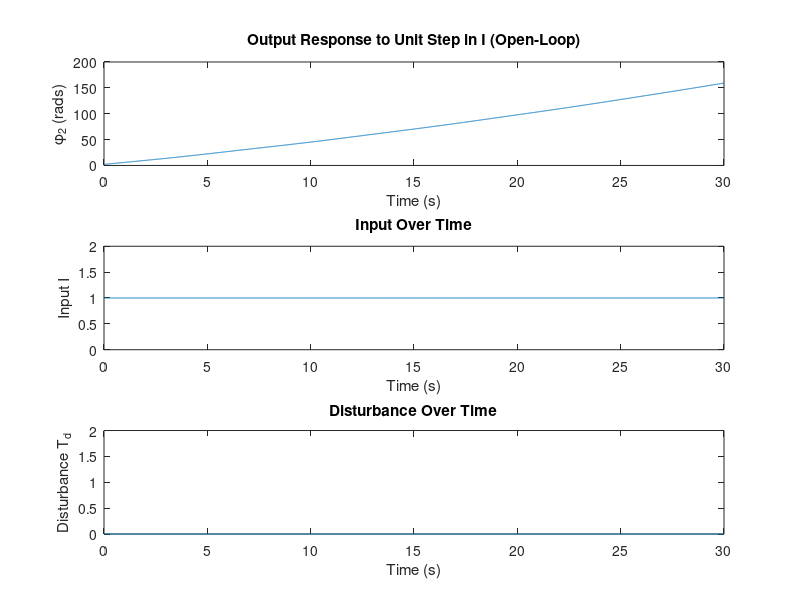
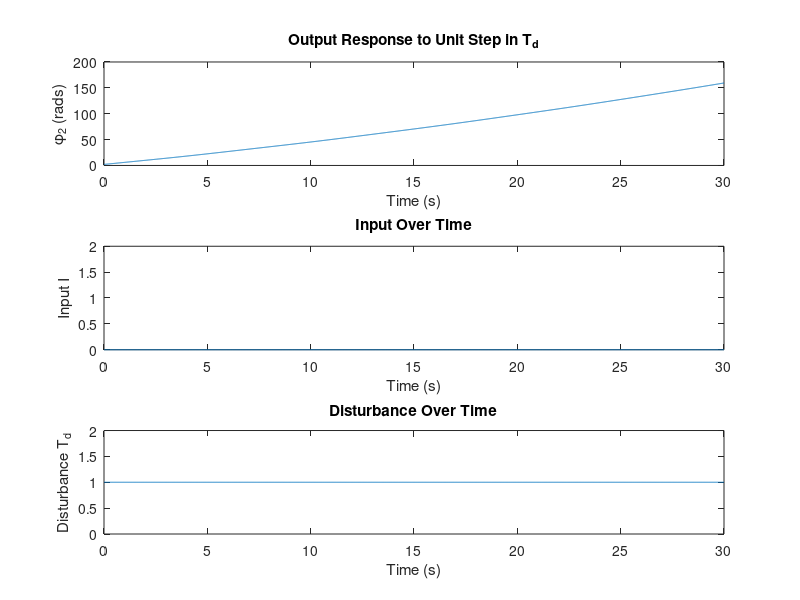

Write the MATLAB code that produced these figures, in order. (Note: this script raises an error after producing the figures.)
% Define constants
J1=10/9; J2=10; c=0.1; k=1; kI=1;
x0 = [1 2 3 4];                     % Initial States

%%%%%%%%%%%%%%%%%%%%%%%%%%%%%%%%%%%%%%%%%%%%%%%%%%%%%%%%%%%%%%%%%%%%%%%%%%%
% Question #1
% Determine state space representation
A = [0 0 1 0; 0 0 0 1; -k/J1 k/J1 -c/J1 c/J1; k/J2 -k/J2 c/J2 -c/J2];
B = [0; 0; kI/J1; 0];
C = [0 1 0 0];
D = [0];
F = [0; 0; 0; 1/J2];         % disturbance torque vector

A_2 = A;
B_2 = [B F];
C_2 = C;
D_2 = [D 0];

%%%%%%%%%%%%%%%%%%%%%%%%%%%%%%%%%%%%%%%%%%%%%%%%%%%%%%%%%%%%%%%%%%%%%%%%%%%
% Question #2
% Compute Open-Loop Eigenvalues

eigs = eig(A)

%%%%%%%%%%%%%%%%%%%%%%%%%%%%%%%%%%%%%%%%%%%%%%%%%%%%%%%%%%%%%%%%%%%%%%%%%%%
% Question #3
% Simulate the unit step changes in I and Td

t = [0:0.01:30];
input = ones(length(t), 1);

% define sys_fb_I as the ss with input I (Td = 0)
sys_I = ss(A, B, C, D);
response_I = lsim(sys_I, input, t, x0);

figure(1);
subplot(311)
plot(t, response_I)
xlabel('Time (s)')
ylabel('\phi_{2} (rads)')
title('Output Response to Unit Step in I (Open-Loop)')

subplot(312)
plot(t, input)
xlabel('Time (s)')
ylabel('Input I')
title('Input Over Time')
ylim([0 2])

subplot(313)
plot(t, zeros(length(t), 1))
xlabel('Time (s)')
ylabel('Disturbance T_d')
title('Disturbance Over Time')
ylim([0 2])

% define sys_fb_td as the ss with input Td (I = 0)
sys_td = ss(A, F, C, D);
response_td = lsim(sys_td, input, t, x0);

figure(2);
subplot(311)
plot(t, response_td)
xlabel('Time (s)')
ylabel('\phi_{2} (rads)')
title('Output Response to Unit Step in T_d')

subplot(312)
plot(t, zeros(length(t), 1))
xlabel('Time (s)')
ylabel('Input I')
title('Input Over Time')
ylim([0 2])

subplot(313)
plot(t, input)
xlabel('Time (s)')
ylabel('Disturbance T_d')
title('Disturbance Over Time')
ylim([0 2])


%%%%%%%%%%%%%%%%%%%%%%%%%%%%%%%%%%%%%%%%%%%%%%%%%%%%%%%%%%%%%%%%%%%%%%%%%%%
% Question #4
% Design state feedback controller gain K

% Check controllability of the open-loop system (can only arbitrarily
% choose eigenvalues of A-BK if system is controllable)
Sc = ctrb(A, B);
assert(length(A) == rank(Sc));

% Find gain vector K given the closed loop poles below
CCLP = [-1 -2 -1-1i -1+i];
K = acker(A, B, CCLP)

%%%%%%%%%%%%%%%%%%%%%%%%%%%%%%%%%%%%%%%%%%%%%%%%%%%%%%%%%%%%%%%%%%%%%%%%%%%
% Question #5: Compute Kr
Kr = (-1 / (C*inv(A-B*K)*B))

%%%%%%%%%%%%%%%%%%%%%%%%%%%%%%%%%%%%%%%%%%%%%%%%%%%%%%%%%%%%%%%%%%%%%%%%%%%
% Question #6
% Simulate closed loop response to unit step changes

A_fb = A-B*K;
B_fb = Kr.*B;
C_fb = C;
D_fb = D;

A_fb_td = A-B*K;
B_fb_td = [Kr.*B F];
C_fb_td = C;
D_fb_td = [D 0];

% Find settling time for setpoint
sys_fb = ss(A_fb, B_fb, C_fb, D_fb);
step_info = stepinfo(sys_fb);
settling_time = step_info.SettlingTime

% Ensure that the graph is large enough to see settling time and then some
t_stop = round(10 * settling_time)
delta_t = 0.01;
t = 0:delta_t:t_stop;

% Step function for setpoint from time = 0
step_setpoint = ones(length(t), 1);

% Step function for Td after steady-state. Start by ensuring we are in the
% steady state before incorporating Td
step_td_start_index = 5 * round(settling_time / delta_t)

% Vector of 0s until well after settling time (then becomes 1 to
% incorporate Td
step_td = [zeros(step_td_start_index, 1) ; ones(length(t) - step_td_start_index, 1)];

% 2 columned matrix for the input (1st column is setpoint input; 2nd column
% is Td input)
input = [step_setpoint step_td];

sys_cl = ss(A_fb_td, B_fb_td, C_fb_td, D_fb_td);    % construct a system model
response_cl = lsim(sys_cl, input, t, x0);

figure(3);
subplot(311)
plot(t, response_cl)
xlabel('Time (s)')
ylabel('\phi_{2} (rads')
title('Output Response to Unit Step in I and T_d (With Feedback)')

subplot(312)
plot(t, input(:,1))
xlabel('Time (s)')
ylabel('Input I')
title('Input Over Time')
ylim([0 2])

subplot(313)
plot(t, input(:,2))
xlabel('Time (s)')
ylabel('Disturbance T_d')
title('Disturbance Over Time')
ylim([0 2])

%%%%%%%%%%%%%%%%%%%%%%%%%%%%%%%%%%%%%%%%%%%%%%%%%%%%%%%%%%%%%%%%%%%%%%%%%%%
% Question #7
% Design observer

% Can only arbitrarily choose observer poles if system is observable
So = obsv(A, C)
assert(length(A) == rank(So));

% Find gain vector L given the closed loop poles below
OCLP = [-4 -2 -2-2i -2+2i];
L = acker(A', C', OCLP)'

%%%%%%%%%%%%%%%%%%%%%%%%%%%%%%%%%%%%%%%%%%%%%%%%%%%%%%%%%%%%%%%%%%%%%%%%%%%
% Question #8
% Simulate open-loop system

t = [0:0.01:30];
input = ones(length(t), 1);

% define sys_obs_I as the open-loop sustem with input I (Td = 0)
sys_obs_I = ss(A-L*C, B, C, D);      
response_obs_I = lsim(sys_obs_I, input, t, x0);

figure(4);
subplot(311)
plot(t, response_obs_I)
xlabel('Time (s)')
ylabel('\phi_{2} (rads')
title('Output Response to Unit Step in I (Observer)')

subplot(312)
plot(t, input)
xlabel('Time (s)')
ylabel('Input I')
title('Input Over Time')
ylim([0 2])

subplot(313)
plot(t, zeros(length(t), 1))
xlabel('Time (s)')
ylabel('Disturbance T_d')
title('Disturbance Over Time')
ylim([0 2])

% define sys_obs_I as the open-loop sustem with input Td (I = 0)
sys_obs_td = ss(A-L*C, F, C, D);      
response_obs_td = lsim(sys_obs_td, input, t, x0);

figure(5);
subplot(311)
plot(t, response_obs_td)
xlabel('Time (s)')
ylabel('\phi_{2} (rads')
title('Output Response to Unit Step in Td (Observer)')

subplot(312)
plot(t, input)
xlabel('Time (s)')
ylabel('Input I')
title('Input Over Time')
ylim([0 2])

subplot(313)
plot(t, zeros(length(t), 1))
xlabel('Time (s)')
ylabel('Disturbance T_d')
title('Disturbance Over Time')
ylim([0 2])

%%%% DON"T KNOW WHAT TO DO HERE
% Plot x vs x^
[y,t,x_hat] = lsim(sys_obs_I, zeros(length(t), 1), t, x0)
figure(6);
subplot(111);
plot(t, x_hat)


% 
% n = length(A);
% x = x_original_sim;
% 
% x1_label = '\phi_{1}';
% x2_label = '\phi_{2}';
% x3_label = '\omega_{1}';
% x4_label = '\omega_{2}';
% 
% figure(6);
% subplot(211);
% plot(t,x_hat)
% 
% subplot(212);
% plot(t, x_original_sim);
% 
% plot(t,x(:,1),'-g', t,x_hat(:,1),':g', t,x(:,2),'-b', t,x_hat(:,2),':b', t,x(:,3),'-r', t,x_hat(:,3),':r', t,x(:,4),'-o', t,x_hat(:,4),':o')
% xlabel('Time (s)')
% ylabel('Amplitude')
% legend(x1_label, strcat(x1_label,'^'), strcat(x2_label, x2_label,'^'), x3_label, strcat(x3_label,'^'), x4_label, strcat(x4_label,'^'))
% title('#8 Open Loop Observer Simulation')


% Question #9:

A_cl = [A-B*K B*K; zeros(size(A)) A-L*C];
B_cl = [B*Kr; zeros(size(B))];
C_cl = [C zeros(size(C))];
D_cl = [D];

A_cl_td = A_cl;
B_cl_td = [B_cl [F ; zeros(size(B))]];
C_cl_td = C_cl;
D_cl_td = D_cl;

% Find settling time for setpoint
sys_cl = ss(A_cl, B_cl, C_cl, D_cl);
step_info = stepinfo(sys_cl);
settling_time = step_info.SettlingTime

% Ensure that the graph is large enough to see settling time and then some
t_stop = round(10 * settling_time)
delta_t = 0.01;
t = 0:delta_t:t_stop;

% Step function for setpoint from time = 0
step_setpoint = ones(length(t), 1);

% Step function for Td after steady-state. Start by ensuring we are in the
% steady state before incorporating Td
step_td_start_index = 5 * round(settling_time / delta_t)

% Vector of 0s until well after settling time (then becomes 1 to
% incorporate Td
step_td = [zeros(step_td_start_index, 1) ; ones(length(t) - step_td_start_index, 1)];

% 2 columned matrix for the input (1st column is setpoint input; 2nd column
% is Td input)
input = [step_setpoint step_td];

sys_cl_td = ss(A_cl_td, B_cl_td, C_cl_td, D_cl_td);    % construct a system model
response_cl_td = lsim(sys_cl_td, input, t, [x0 x0]);

figure(7);
subplot(311)
plot(t, response_cl_td)
xlabel('Time (s)')
ylabel('\phi_{2} (rads')
title('Output Response to Unit Step in I and T_d (With Feedback And Observer)')

subplot(312)
plot(t, input(:,1))
xlabel('Time (s)')
ylabel('Input I')
title('Input Over Time')
ylim([0 2])

subplot(313)
plot(t, input(:,2))
xlabel('Time (s)')
ylabel('Disturbance T_d')
title('Disturbance Over Time')
ylim([0 2])

% figure(8);
% subplot(311)
% sys_combined = ss(A_CL, B_CL, C_CL, D_CL)
% step(sys_combined, 8)
% ylim([0 1.5])
% title('#9 Combined Observer Feedback Simulation')


% Appendix

% Sanity Check 

%syms K1 K2 K3 K4 s;                 % declare controller variables
%K = [K1, K2, K3, K4];               % gain vector K

% We want closed-loop poles of -1, -2, -1+-j. This polynomial provides
% those poles
%PEQ1 = (s + 2)*(s + 1)*(s^2 + 2*s + 2);

% This is the polynomial provided by the closed loop polynomial with feedback
% det(sI - (A - BK))
%PEQ2 = det(s.*eye(4) - (A - B*K));

% In order to find the values of K that will provide the closed-loop poles
% we want given our state-space model, we must equate the two above
% equations and solve for K
%TEMP = coeffs(PEQ1 - PEQ2, s);
%[K1, K2, K3, K4] = solve(TEMP(1)==0, TEMP(2)==0, TEMP(3)==0, TEMP(4)==0);
%K = double([K1, K2, K3, K4])        % ensure that K matrix is of type double


%syms L1 L2 L3 L4;
%L = [L1; L2; L3; L4];

%PEQ1 = (s+4)*(s+2)*(s^2 + 4*s + 8); % desired closed loop polynomial
%PEQ2 = det(s.*eye(4) - (A - L*C));    % closed loop polynomial with feedback

%TEMP = coeffs(PEQ1-PEQ2, s);        % coefficients to solve observer vals
%[L1, L2, L3, L4] = solve(TEMP(1)==0, TEMP(2)==0, TEMP(3)==0, TEMP(4)==0);
%L = [L1; L2; L3; L4]                % observer gain vector L




%For question 6
% sys_cl = ss(A_fb, B_fb, C_fb, D_fb);
% Ts = 0.1;
% sys_cl_d = c2d(sys_cl, Ts);
% sysd = setmpcsignals(sys_cl_d, 'MV', 1, 'MO', 1);
% MPCobj = mpc(sysd);
% Tstop = 30;
% 
% num_sim_steps = round(Tstop/Ts);
% r = ones(num_sim_steps, 1);
% v = [zeros(2*num_sim_steps/3, 1); ones(num_sim_steps/3, 1)];
% 
% sim(MPCobj, num_sim_steps, r)

% sys_cl = ss(A_fb_td, B_fb_td, C_fb_td, D_fb_td);
% Ts = 0.1;
% sys_cl_d = c2d(sys_cl, Ts);
% sysd = setmpcsignals(sys_cl_d, 'MD', 1, 'MD', 2, 'MO', 1);
% MPCobj = mpc(sysd);
% Tstop = 30;
% 
% num_sim_steps = round(Tstop/Ts);
% r = ones(num_sim_steps, 1);
% v = [zeros(2*num_sim_steps/3, 1); ones(num_sim_steps/3, 1)];
% 
% sim(MPCobj, num_sim_steps, r, v)
